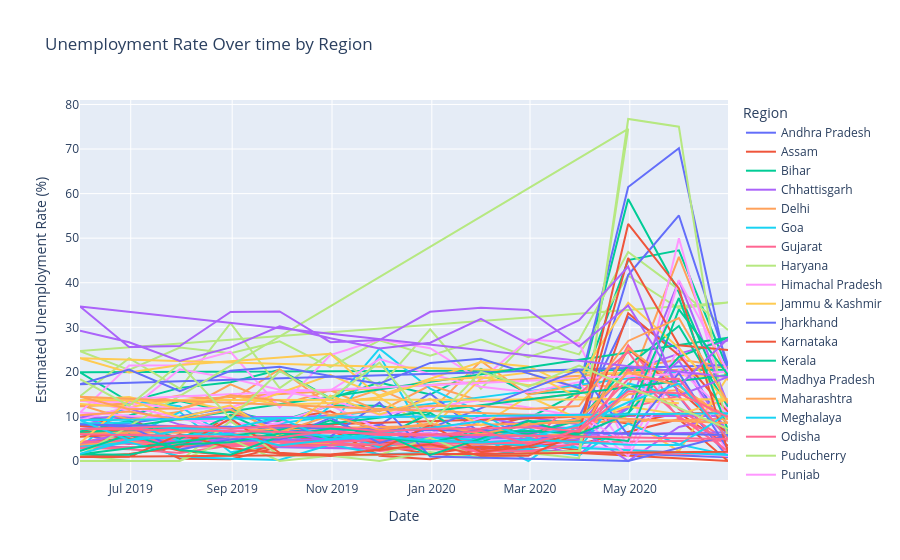

Notebook cell for this chart:
### Code cell
fig = px.line(df,x='Date',y='Estimated Unemployment Rate (%)',color='Region',
              title='Unemployment Rate Over time by Region')

fig.show()
